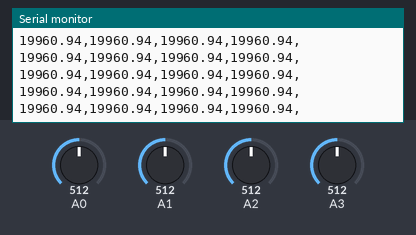
The sketch below on a simulated Arduino Uno, built with avr-gcc and run on an emulated ATmega328P. Parts: the last lines printed to the serial monitor. Inputs (shaded band) come from the test bench; at power-on: A1 = 512, A2 = 512, A0 = 512, A3 = 512.

Above: at 4.2 s.
4.3 s: A1 set to 960
At 5.1 s:
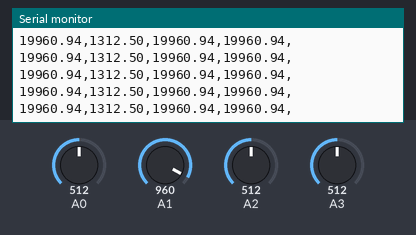
5.8 s: A1 set to 993
At 6.7 s:
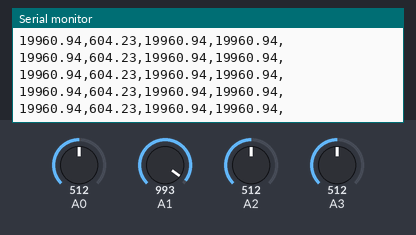
8.8 s: A2 set to 181
At 9.8 s:
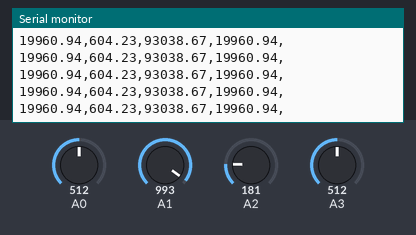
11.8 s: A2 set to 156
At 12.8 s:
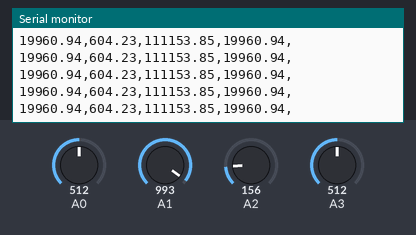
Timing chart, 0 to 14.8 s (numbered marks = the images above; inputs shaded):
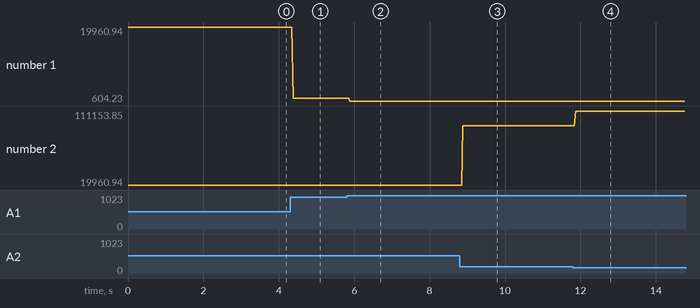

Measured:
- after the input at 4.3 s, the serial monitor: prints a new line after 0.09 s (image 1)
- after the input at 5.8 s, the serial monitor: prints a new line after 0.09 s (image 2)
- after the input at 8.8 s, the serial monitor: prints a new line after 0.08 s (image 3)
- after the input at 11.8 s, the serial monitor: prints a new line after 0.08 s (image 4)
- plotted number 1: 19960.94 → 1312.5 after the input at 4.3 s, 1312.5 → 604.23 after the input at 5.8 s
- plotted number 2: 19960.94 → 93038.67 after the input at 8.8 s, 93038.67 → 111153.85 after the input at 11.8 s

The sketch:

flexsensor_serialout.ino
```cpp
const int sensorCount = 4;
const float vcc = 4.98;
const float rDiv = 20000.0;

void setup() {
  Serial.begin(9600);
}

void loop() {
  for (int i = 0; i < sensorCount; i++) {
    Serial.print(String(GetR(i)) + ",");
  }

  Serial.println();
}

float GetR(int pinIndex) {
  int flexADC = analogRead(A0 + pinIndex);
  float flexV = flexADC * vcc / 1023.0;
  return rDiv * (vcc / flexV - 1.0);
}
```
